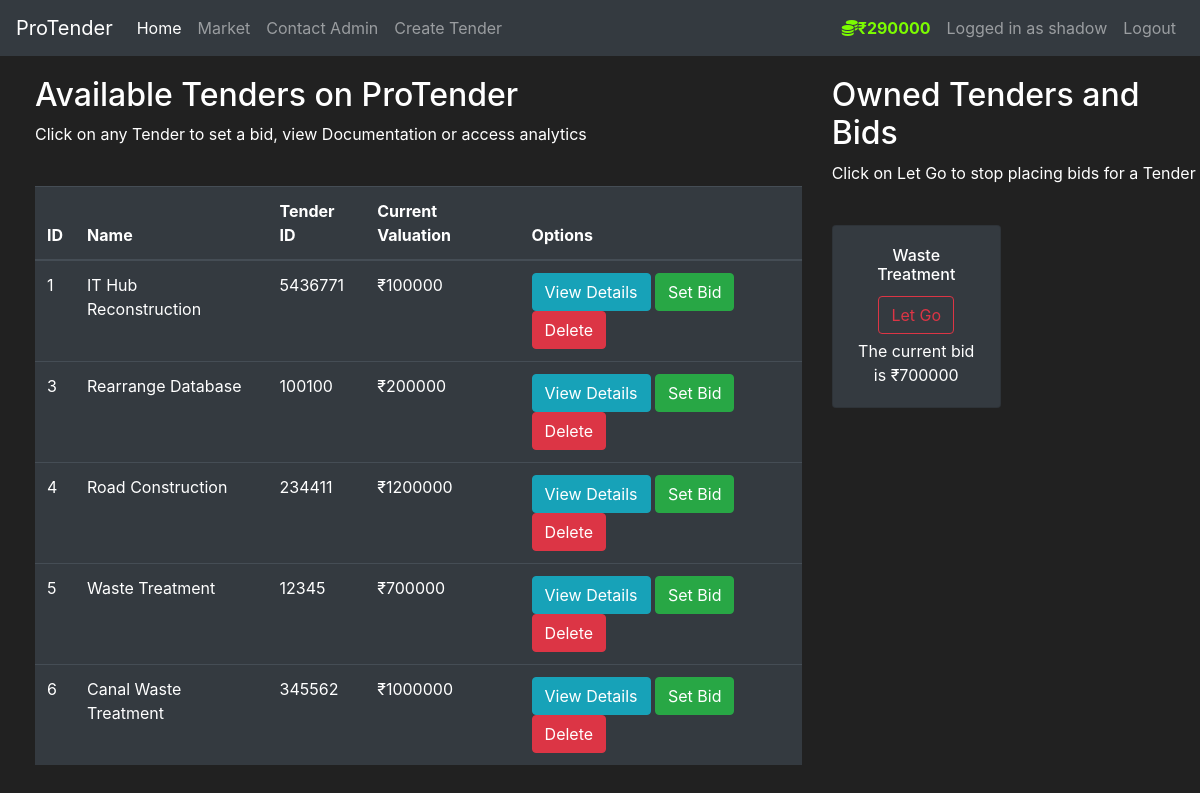
Screenshot of /market/ (signed in) with the database file from the repository.
### tms/models.py (models this page shows, shortened)
class User(db.Model,UserMixin):
    id = db.Column(db.Integer(), primary_key=True)
    username = db.Column(db.String(length=30), nullable=False, unique=True)
    email_address = db.Column(db.String(length=50), nullable=False, unique=True)
    password_hash = db.Column(db.String(length=60), nullable=False)
    budget = db.Column(db.Integer(), nullable=False, default=1000000)
    owned_items = db.relationship('Item', backref='owned_user', lazy=True)
    bids = db.relationship('Bid', backref='bidder', lazy=True)
    @property
    def password(self):
        return self.password

class Item(db.Model):
    id=db.Column(db.Integer(),primary_key=True)
    name=db.Column(db.String(length=60),nullable=False,unique=True)
    price=db.Column(db.Integer(),nullable=False)
    tid=db.Column(db.String(length=12),nullable=False,unique=True)
    desc=db.Column(db.String(length=2000),nullable=False,unique=True)
    owner=db.Column(db.Integer(),db.ForeignKey('user.id'))
    bids = db.relationship('Bid', backref='tender', lazy=True)
    closing_date = db.Column(db.DateTime)

### tms/routes.py (the view, shortened to what this page needs)
@app.route('/market/', methods=['GET', 'POST'])
@login_required
def market_page():
    bid_form = SetBidForm()
    sell_form = SellTenderForm()
    if request.method=='GET':
        items = Item.query.all()
        owned_items=Item.query.filter_by(owner=current_user.id)
    return render_template('market.html', bid_form=bid_form, sell_form=sell_form, items=items)

### tms/models.py (called while the page is built)
@login_manager.user_loader
def load_user(user_id):
    return User.query.get(int(user_id))

### tms/templates/market.html (shortened to what this page needs)
{% extends 'base.html' %} {% block title %} Market Page {% endblock %} {%block
navlink%}
<li class="nav-item">
  <a
    class="nav-link"
    data-toggle="modal"
    style="cursor: pointer"
    data-target="#Modal-TenderCreate"
    >Create Tender</a
  >
</li>
{%endblock%} {% block content %}
<div class="row" style="margin-top: 20px; margin-left: 20px">
  <div class="col-8">
    <h2>Available Tenders on ProTender</h2>
    <p>
      Click on any Tender to set a bid, view Documentation or access analytics
    </p>
    <br />
    <table class="table table-hover table-dark">
      <thead>
        <tr>
          <th scope="col">ID</th>
          <th scope="col">Name</th>
          <th scope="col">Tender ID</th>
          <th scope="col">Current Valuation</th>
          <th scope="col">Options</th>
        </tr>
      </thead>
      <tbody>
        {% for item in items %} {% include 'components/items_modals.html' %}
        <tr>
          <td>{{ item.id }}</td>
          <td>{{ item.name }}</td>
          <td>{{ item.tid }}</td>
          <td>₹{{ item.price }}</td>
          <td>
            <button
              class="btn btn-outline btn-info"
              data-toggle="modal"
              data-target="#Modal-MoreInfo-{{item.id}}"
            >
              View Details
            </button>
            <button
              class="btn btn-outline btn-success"
              data-toggle="modal"
              data-target="#Modal-PurchaseConfirm-{{item.id}}"
            >
              Set Bid
            </button>
            <button
              class="btn btn-outline btn-danger"
              onclick="deleteTender('{{item.id}}')"
            >
              Delete
            </button>
          </td>
        </tr>
        {% endfor %}
      </tbody>
    </table>
  </div>
  <div class="col-4">
    <h2>Owned Tenders and Bids</h2>
    <p>Click on Let Go to stop placing bids for a Tender</p>
    <br />
    <div class="row">
      {% for owned_item in current_user.owned_items %} {% include
      <div class="col-md-6">
        <div style="margin-bottom: 5px" class="card text-center bg-dark">
          <div class="card-body">
            <h6 class="card-title">{{ owned_item.name }}</h6>
            <button
              type="button"
              class="btn btn-outline-danger"
              style="margin-bottom: 5px"
              data-toggle="modal"
              data-target="#Modal-SellConfirm-{{ owned_item.id }}"
            >
              Let Go
            </button>
            <p class="card-text">The current bid is ₹{{owned_item.price}}</p>
          </div>
        </div>
      </div>
      {% endfor %}
    </div>
  </div>
</div>
{% endblock %}

### tms/templates/base.html (shortened to what this page needs)
<!DOCTYPE html>
<html lang="en">
  <head>
    <link
      rel="stylesheet"
      href="https://cdn.jsdelivr.net/npm/bootstrap@4.5.3/dist/css/bootstrap.min.css"
    />
  </head>
  <body>
    <nav class="navbar navbar-expand-md navbar-dark bg-dark">
      <a class="navbar-brand" href="#">ProTender</a>
      <div class="collapse navbar-collapse" id="navbarNav">
        <ul class="navbar-nav mr-auto">
          <li class="nav-item active">
            <a class="nav-link" href="{{ url_for('home_page') }}"
              >Home <span class="sr-only">(current)</span></a
            >
          </li>
          <li class="nav-item">
            <a class="nav-link" href="{{ url_for('market_page') }}">Market</a>
          </li>
          <li class="nav-item">
            <a class="nav-link" href="{{ url_for('contact_page') }}">Contact Admin</a>
          </li>
          {%block navlink%}{%endblock%}
        </ul>
        {% if current_user.is_authenticated %}
        <ul class="navbar-nav">
          <li class="nav-item">
            <a class="nav-link" style="color: lawngreen; font-weight: bold">
              <i class="fas fa-coins"></i>₹{{ current_user.budget }}
            </a>
          </li>
          <li class="nav-item">
            <a class="nav-link">Logged in as {{ current_user.username }}</a>
          </li>
          <li class="nav-item">
            <a class="nav-link" href="{{ url_for('logout_page') }}">Logout</a>
          </li>
        </ul>
        {% endif %}
      </div>
    </nav>
     {% block content %} {% endblock %}
  </body>
</html>

### tms/templates/base.html (style rules this page uses)
body { background-color: #212121; color: white; }

### rows the page displays
User: budget "290000", username "shadow"
Item: id "1", name "IT Hub Reconstruction", tid "5436771", price "100000"
Item: id "3", name "Rearrange Database", tid "100100", price "200000"
Item: id "4", name "Road Construction", tid "234411", price "1200000"
Item: id "5", name "Waste Treatment", tid "12345", price "700000"
Item: id "6", name "Canal Waste Treatment", tid "345562", price "1000000"
